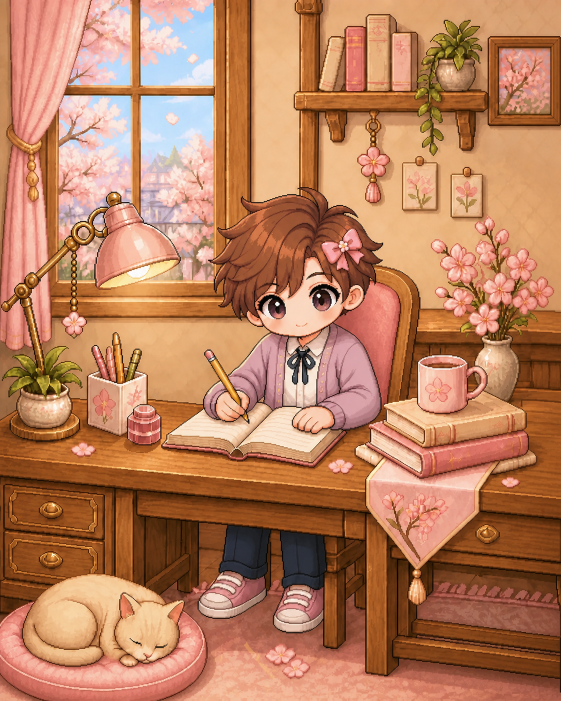
#> input picture docs/assets/skin-candidates/sakura-uniform-ribbon-v1/room/boy/idle.png, 1122 x 1402 px, found by its file name (shown at 1/2 size); its folder holds 3 pictures in this run
$ python buildSakuraRibbonWholeAssets.py
#> lines starting #> are read from the running program, lines starting #| are printed output that depends on the picture; pictures that were not available may be replaced by others from this repository, and a replacement may not be noted
from pathlib import Path
import re

from PIL import Image, ImageOps


ROOT = Path(__file__).resolve().parents[1]
RAW = ROOT / 'docs/assets/skin-candidates/sakura-uniform-ribbon-v1/avatar'
BASE = ROOT / 'public/sprites/avatar/whole/sakura-uniform'
OUT = ROOT / 'public/sprites/avatar/whole/sakura-uniform-ribbon'
ROOM_RAW = ROOT / 'docs/assets/skin-candidates/sakura-uniform-ribbon-v1/room'
ROOM_OUT = ROOT / 'public/sprites/room/sakura-uniform-ribbon/scenes'

POSE_BY_STATE = {
    'idle': 'idle', 'thinking': 'idle', 'break': 'idle', 'away': 'idle',
    'study': 'study', 'reading': 'study', 'typing': 'study', 'focused': 'study',
    'sleep': 'sleep',
    'happy': 'happy', 'excited': 'happy', 'celebrate': 'happy', 'levelup': 'happy',
}


def remove_chroma(image: Image.Image) -> Image.Image:
    rgba = image.convert('RGBA')
    pixels = []
    for red, green, blue, _ in rgba.getdata():
        is_green = green > 105 and green > red * 1.32 and green > blue * 1.32
        pixels.append((0, 0, 0, 0) if is_green else (red, green, blue, 255))
    rgba.putdata(pixels)
    bbox = rgba.getbbox()
    if bbox is None:
        raise ValueError('Chroma removal produced an empty image')
    return rgba.crop(bbox)


def fit_to_reference(subject: Image.Image, reference: Image.Image) -> Image.Image:
    target_bbox = reference.convert('RGBA').getbbox()
    if target_bbox is None:
        raise ValueError('Reference sprite is empty')
    target_size = (target_bbox[2] - target_bbox[0], target_bbox[3] - target_bbox[1])
    fitted = ImageOps.contain(subject, target_size, Image.Resampling.LANCZOS)
    canvas = Image.new('RGBA', (160, 160), (0, 0, 0, 0))
    left = target_bbox[0] + (target_size[0] - fitted.width) // 2
    top = target_bbox[1] + (target_size[1] - fitted.height) // 2
    canvas.alpha_composite(fitted, (left, top))
    return canvas


def build_avatar_family() -> None:
    OUT.mkdir(parents=True, exist_ok=True)
    masters = {
        (gender, pose): remove_chroma(Image.open(RAW / gender / f'{pose}.png'))
        for gender in ('girl', 'boy')
        for pose in ('idle', 'study', 'sleep', 'happy')
    }
#> the loop in remove_chroma, `for red, green, blue, _ in rgba.getdata():` made 1573044 passes
#> (red, green, blue) on passes 1 to 3: (179, 132, 91), (185, 132, 89), (184, 132, 87)
#> after the loop in remove_chroma, `for red, green, blue, _ in rgba.getdata():`: pixels = 1573044 items
#> in remove_chroma, `bbox = rgba.getbbox()`: bbox = (0, 0, 1122, 1402)
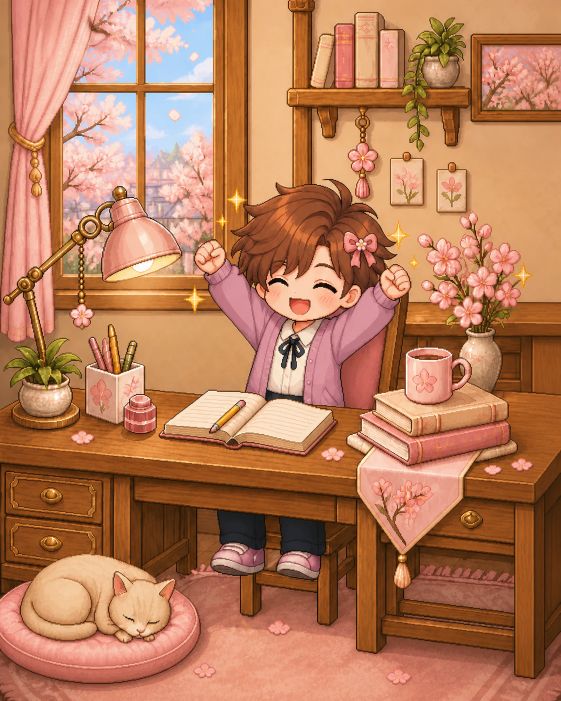
#> input picture docs/assets/skin-candidates/sakura-uniform-ribbon-v1/room/boy/happy.png, 1122 x 1402 px, given in place of study.png, which was not available (shown at 1/2 size)
#> the loop in remove_chroma (call 2), `for red, green, blue, _ in rgba.getdata():` made 1573044 passes
#> (red, green, blue) on passes 1 to 3: (174, 128, 87), (180, 127, 85), (179, 127, 84)
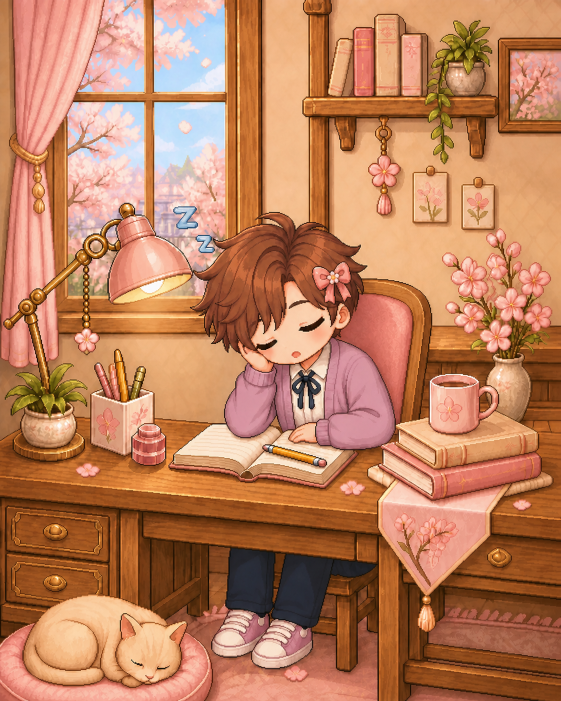
#> input picture docs/assets/skin-candidates/sakura-uniform-ribbon-v1/room/boy/sleep.png, 1122 x 1402 px, found by its file name (shown at 1/2 size)
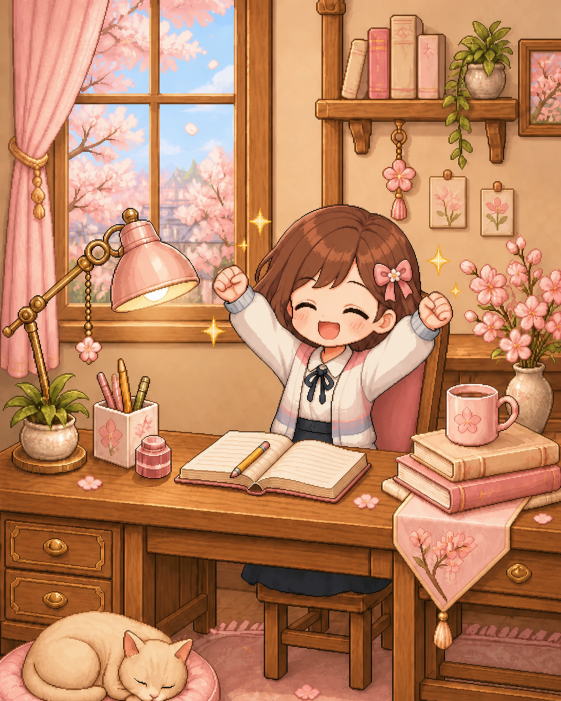
#> input picture docs/assets/skin-candidates/sakura-uniform-ribbon-v1/room/girl/happy.png, 1122 x 1402 px, found by its file name (shown at 1/2 size)
#> masters = 8 items
    # The generated boy study master includes the lower desk legs for the
    # full-room composition. The 160px whole-avatar contract intentionally
    # keeps only the tabletop, matching the existing sakura study sprite.
    boy_study = masters[('boy', 'study')]
    masters[('boy', 'study')] = boy_study.crop((0, 0, boy_study.width, int(boy_study.height * 0.73)))
    pattern = re.compile(r'^(girl|boy)_([a-z]+)_(\d+)\.png$')
    for reference_path in sorted(BASE.glob('*.png')):
        match = pattern.match(reference_path.name)
        if not match:
            continue
        gender, state, _frame = match.groups()
        pose = POSE_BY_STATE[state]
        result = fit_to_reference(masters[(gender, pose)], Image.open(reference_path))
        result.save(OUT / reference_path.name, optimize=True)


def build_room_family() -> None:
    for gender in ('girl', 'boy'):
        destination = ROOM_OUT / gender
        destination.mkdir(parents=True, exist_ok=True)
        for scene in ('idle', 'study', 'sleep', 'happy'):
            image = Image.open(ROOM_RAW / gender / f'{scene}.png').convert('RGB')
#> image is the input picture: PIL image 1122x1402 RGB; mean R, G, B 185.4, 126.9, 93.1
            image = ImageOps.fit(image, (640, 800), method=Image.Resampling.LANCZOS)
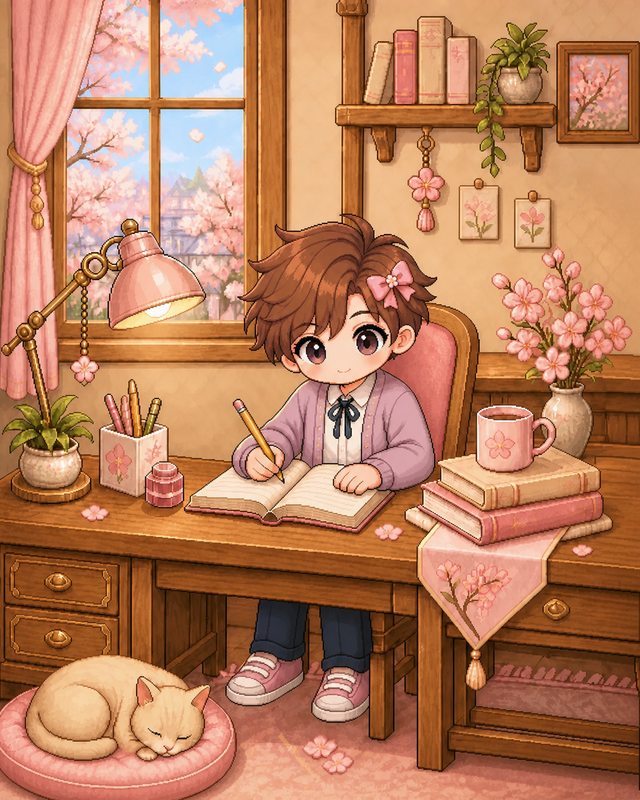
#> image: PIL image 640x800 RGB; mean R, G, B 185.4, 126.9, 93.2
            image.save(destination / f'{scene}.webp', 'WEBP', quality=88, method=6)


if __name__ == '__main__':
    build_avatar_family()
#> (the run stopped early here; a loop or call above may not have finished)
